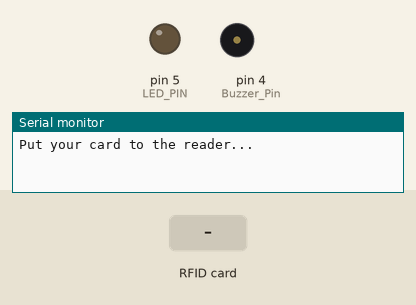
Simulated run of this sketch. Board: Arduino Uno, built with avr-gcc and run on an emulated ATmega328P. Parts: output pins drawn as LEDs (lit = HIGH), buzzer (waves = sounding), the last lines printed to the serial monitor. Dashed ring = blinking. The test bench sets the inputs (shaded band). Pins used as bus, display or sensor lines are not drawn.

Above: at 3.2 s.
3.3 s: RFID card B8 B1 8C 12 held to the reader
At 3.55 s:
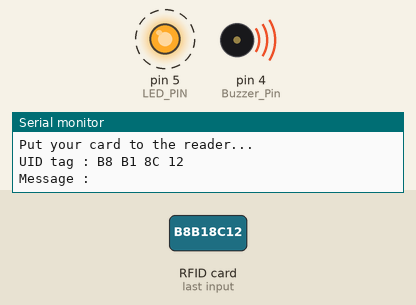
5.1 s: RFID card 72 05 95 51 held to the reader
At 5.6 s:
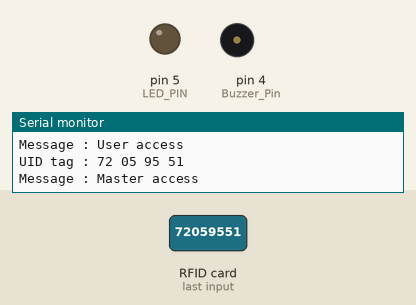
6.7 s: RFID card 5E 7A 19 C4 held to the reader
At 6.96 s:
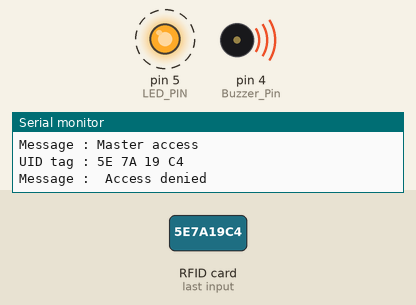
Timing chart, 0 to 9.7 s (numbered marks = the images above; inputs shaded):
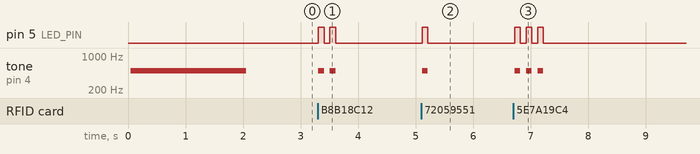

Measured:
- after the input at 3.3 s, pin 5 (LED_PIN): alternates HIGH for 0.10 s and LOW for 0.10 s, 4 changes in all, then stays LOW, starting at once; tone on pin 4 (Buzzer_Pin): alternates 500 Hz for 0.10 s and silent for 0.10 s, 4 changes in all, then stays silent, starting at once
- after the input at 5.1 s, pin 5 (LED_PIN): LOW → HIGH at once, → LOW 0.10 s later; tone on pin 4 (Buzzer_Pin): silent → 500 Hz at once, → silent 0.10 s later
- after the input at 6.7 s, pin 5 (LED_PIN): alternates HIGH for 0.10 s and LOW for 0.10 s, 6 changes in all, then stays LOW, starting at once; tone on pin 4 (Buzzer_Pin): alternates 500 Hz for 0.10 s and silent for 0.10 s, 6 changes in all, then stays silent, starting at once

The sketch:

RFID.ino
```cpp
//Viral Science

/****************************************************
The following features edits to fit the Smart_Mailbox
project.

Edits made by Trenton Foster
 ****************************************************/


//RFID
#include <MFRC522.h>
#include <Servo.h>

#define SS_PIN 10
#define RST_PIN 9
int LED_PIN = 5;
int Buzzer_Pin = 4;
MFRC522 mfrc522(SS_PIN, RST_PIN);   // Create MFRC522 instance

void notify(){
  digitalWrite(LED_PIN, HIGH);
  tone(Buzzer_Pin,500);
  delay(100);
  digitalWrite(LED_PIN, LOW);
  noTone(Buzzer_Pin);
  delay(100);
}

void setup()
{
  Serial.begin(9600);   // Initiate a serial communication
  SPI.begin();
  mfrc522.PCD_Init();   // Initiate MFRC522
  pinMode(LED_PIN, OUTPUT);
  pinMode(Buzzer_Pin, OUTPUT);
  Serial.println("Put your card to the reader...");
  Serial.println();
  tone(Buzzer_Pin, 500);
  delay(2000);
  noTone(Buzzer_Pin);


}
void loop()
{
  // Look for new cards
  if ( ! mfrc522.PICC_IsNewCardPresent())
  {
    return;
  }
  // Select one of the cards
  if ( ! mfrc522.PICC_ReadCardSerial())
  {
    return;
  }
  //Show UID on serial monitor
  Serial.print("UID tag :");
  String content= "";
  byte letter;
  for (byte i = 0; i < mfrc522.uid.size; i++)
  {
     Serial.print(mfrc522.uid.uidByte[i] < 0x10 ? " 0" : " ");
     Serial.print(mfrc522.uid.uidByte[i], HEX);
     content.concat(String(mfrc522.uid.uidByte[i] < 0x10 ? " 0" : " "));
     content.concat(String(mfrc522.uid.uidByte[i], HEX));
  }
  Serial.println();
  Serial.print("Message : ");
  content.toUpperCase();
  // Notify user of RFID read
  notify();
  if (content.substring(1) == "B8 B1 8C 12") //change here the UID of the card/cards that you want to give access
  {
    // Notify user of user RFID read (notify() ran 2 times total)
    notify();
    Serial.println("User access");
    Serial.println();
    // Delay to save RPi resources
    delay(1000);
  }

   else if (content.substring(1) == "72 05 95 51")
   {
    Serial.println("Master access");
    Serial.println();
    // Delay to save RPi resources
    delay(1000);
   }
 else   {
    Serial.println(" Access denied");
    // Notify user of incorrect RFID read (notify() ran 3 times total)
    notify();
    notify();
  }
}
```
